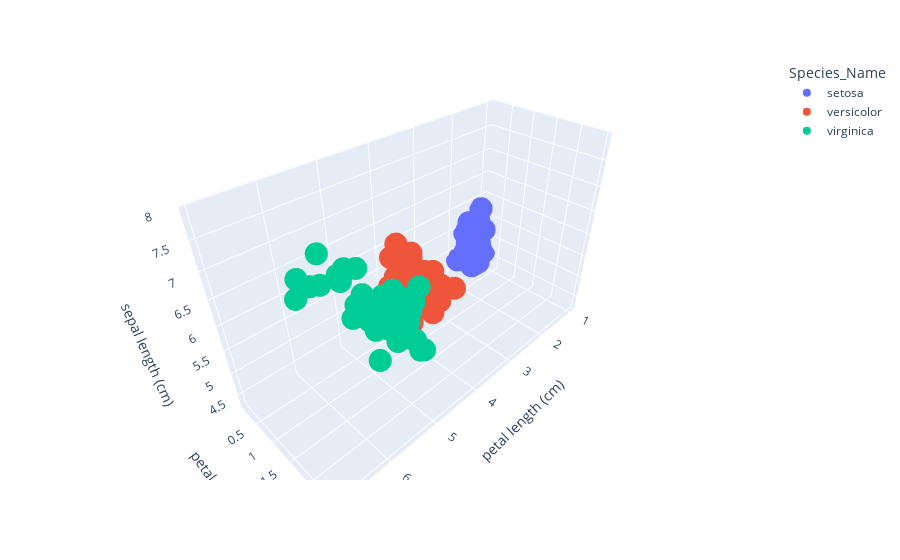

The cell this chart's notebook holds for it:
### Markdown cell above
## Scatter Plot

### Code cell
fig = px.scatter_3d(df,
                    x="petal length (cm)",
                    y="petal width (cm)",
                    z="sepal length (cm)",
                    color="Species_Name",
                    height=500)
fig.show()

### Figure 1 — Plotly figure (JSON) as saved in the notebook; plotly's stock layout.template omitted (floating-point values rounded to 4 significant figures)
{"data": [{"hovertemplate": "Species_Name=setosa<br>petal length (cm)=%{x}<br>petal width (cm)=%{y}<br>sepal length (cm)=%{z}<extra></extra>", "legendgroup": "setosa", "marker": {"color": "#636efa", "symbol": "circle"}, "mode": "markers", "name": "setosa", "scene": "scene", "showlegend": true, "type": "scatter3d", "x": [1.4, 1.4, 1.3, 1.5, 1.4, 1.7, 1.4, 1.5, 1.4, 1.5, 1.5, 1.6, 1.4, 1.1, 1.2, 1.5, 1.3, 1.4, 1.7, 1.5, 1.7, 1.5, 1, 1.7, 1.9, 1.6, 1.6, 1.5, 1.4, 1.6, 1.6, 1.5, 1.5, 1.4, 1.5, 1.2, 1.3, 1.4, 1.3, 1.5, 1.3, 1.3, 1.3, 1.6, 1.9, 1.4, 1.6, 1.4, 1.5, 1.4], "y": [0.2, 0.2, 0.2, 0.2, 0.2, 0.4, 0.3, 0.2, 0.2, 0.1, 0.2, 0.2, 0.1, 0.1, 0.2, 0.4, 0.4, 0.3, 0.3, 0.3, 0.2, 0.4, 0.2, 0.5, 0.2, 0.2, 0.4, 0.2, 0.2, 0.2, 0.2, 0.4, 0.1, 0.2, 0.2, 0.2, 0.2, 0.1, 0.2, 0.2, 0.3, 0.3, 0.2, 0.6, 0.4, 0.3, 0.2, 0.2, 0.2, 0.2], "z": [5.1, 4.9, 4.7, 4.6, 5, 5.4, 4.6, 5, 4.4, 4.9, 5.4, 4.8, 4.8, 4.3, 5.8, 5.7, 5.4, 5.1, 5.7, 5.1, 5.4, 5.1, 4.6, 5.1, 4.8, 5, 5, 5.2, 5.2, 4.7, 4.8, 5.4, 5.2, 5.5, 4.9, 5, 5.5, 4.9, 4.4, 5.1, 5, 4.5, 4.4, 5, 5.1, 4.8, 5.1, 4.6, 5.3, 5]}, {"hovertemplate": "Species_Name=versicolor<br>petal length (cm)=%{x}<br>petal width (cm)=%{y}<br>sepal length (cm)=%{z}<extra></extra>", "legendgroup": "versicolor", "marker": {"color": "#EF553B", "symbol": "circle"}, "mode": "markers", "name": "versicolor", "scene": "scene", "showlegend": true, "type": "scatter3d", "x": [4.7, 4.5, 4.9, 4, 4.6, 4.5, 4.7, 3.3, 4.6, 3.9, 3.5, 4.2, 4, 4.7, 3.6, 4.4, 4.5, 4.1, 4.5, 3.9, 4.8, 4, 4.9, 4.7, 4.3, 4.4, 4.8, 5, 4.5, 3.5, 3.8, 3.7, 3.9, 5.1, 4.5, 4.5, 4.7, 4.4, 4.1, 4, 4.4, 4.6, 4, 3.3, 4.2, 4.2, 4.2, 4.3, 3, 4.1], "y": [1.4, 1.5, 1.5, 1.3, 1.5, 1.3, 1.6, 1, 1.3, 1.4, 1, 1.5, 1, 1.4, 1.3, 1.4, 1.5, 1, 1.5, 1.1, 1.8, 1.3, 1.5, 1.2, 1.3, 1.4, 1.4, 1.7, 1.5, 1, 1.1, 1, 1.2, 1.6, 1.5, 1.6, 1.5, 1.3, 1.3, 1.3, 1.2, 1.4, 1.2, 1, 1.3, 1.2, 1.3, 1.3, 1.1, 1.3], "z": [7, 6.4, 6.9, 5.5, 6.5, 5.7, 6.3, 4.9, 6.6, 5.2, 5, 5.9, 6, 6.1, 5.6, 6.7, 5.6, 5.8, 6.2, 5.6, 5.9, 6.1, 6.3, 6.1, 6.4, 6.6, 6.8, 6.7, 6, 5.7, 5.5, 5.5, 5.8, 6, 5.4, 6, 6.7, 6.3, 5.6, 5.5, 5.5, 6.1, 5.8, 5, 5.6, 5.7, 5.7, 6.2, 5.1, 5.7]}, {"hovertemplate": "Species_Name=virginica<br>petal length (cm)=%{x}<br>petal width (cm)=%{y}<br>sepal length (cm)=%{z}<extra></extra>", "legendgroup": "virginica", "marker": {"color": "#00cc96", "symbol": "circle"}, "mode": "markers", "name": "virginica", "scene": "scene", "showlegend": true, "type": "scatter3d", "x": [6, 5.1, 5.9, 5.6, 5.8, 6.6, 4.5, 6.3, 5.8, 6.1, 5.1, 5.3, 5.5, 5, 5.1, 5.3, 5.5, 6.7, 6.9, 5, 5.7, 4.9, 6.7, 4.9, 5.7, 6, 4.8, 4.9, 5.6, 5.8, 6.1, 6.4, 5.6, 5.1, 5.6, 6.1, 5.6, 5.5, 4.8, 5.4, 5.6, 5.1, 5.1, 5.9, 5.7, 5.2, 5, 5.2, 5.4, 5.1], "y": [2.5, 1.9, 2.1, 1.8, 2.2, 2.1, 1.7, 1.8, 1.8, 2.5, 2, 1.9, 2.1, 2, 2.4, 2.3, 1.8, 2.2, 2.3, 1.5, 2.3, 2, 2, 1.8, 2.1, 1.8, 1.8, 1.8, 2.1, 1.6, 1.9, 2, 2.2, 1.5, 1.4, 2.3, 2.4, 1.8, 1.8, 2.1, 2.4, 2.3, 1.9, 2.3, 2.5, 2.3, 1.9, 2, 2.3, 1.8], "z": [6.3, 5.8, 7.1, 6.3, 6.5, 7.6, 4.9, 7.3, 6.7, 7.2, 6.5, 6.4, 6.8, 5.7, 5.8, 6.4, 6.5, 7.7, 7.7, 6, 6.9, 5.6, 7.7, 6.3, 6.7, 7.2, 6.2, 6.1, 6.4, 7.2, 7.4, 7.9, 6.4, 6.3, 6.1, 7.7, 6.3, 6.4, 6, 6.9, 6.7, 6.9, 5.8, 6.8, 6.7, 6.7, 6.3, 6.5, 6.2, 5.9]}], "layout": {"autosize": true, "legend": {"title": {"text": "Species_Name"}, "tracegroupgap": 0}, "margin": {"t": 60}, "scene": {"aspectmode": "auto", "aspectratio": {"x": 1.591, "y": 0.6473, "z": 0.9709}, "domain": {"x": [0, 1], "y": [0, 1]}, "xaxis": {"title": {"text": "petal length (cm)"}, "type": "linear"}, "yaxis": {"title": {"text": "petal width (cm)"}, "type": "linear"}, "zaxis": {"title": {"text": "sepal length (cm)"}, "type": "linear"}}}}
